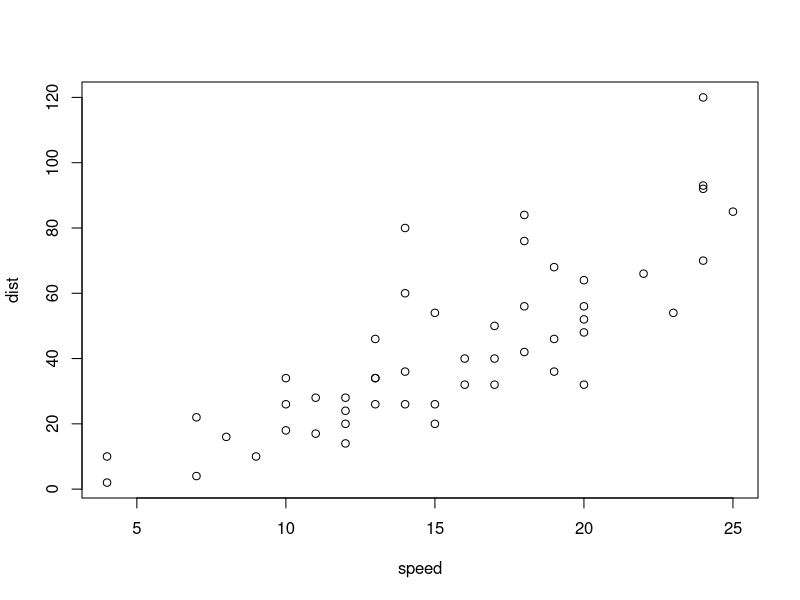
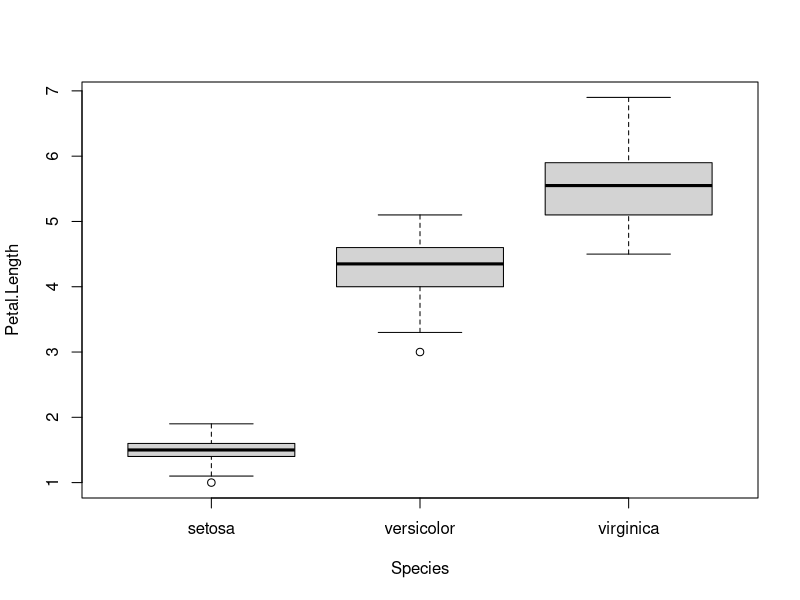
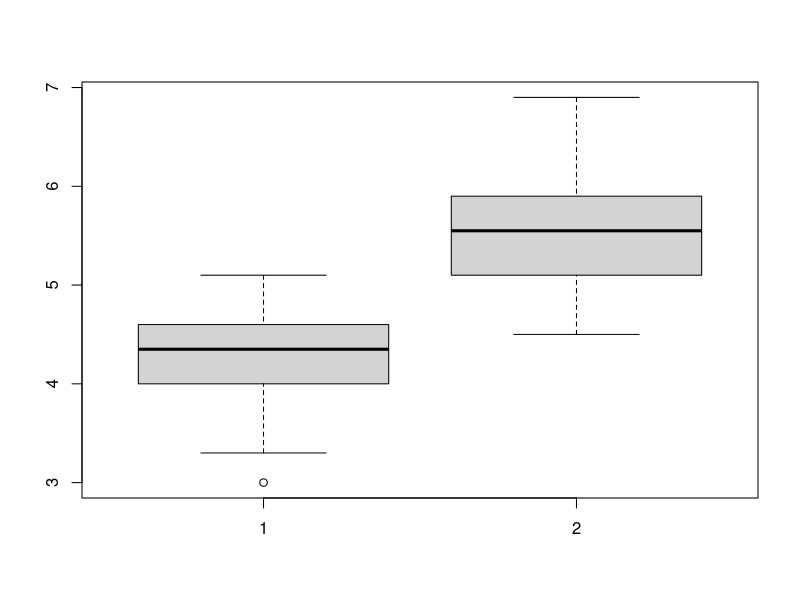
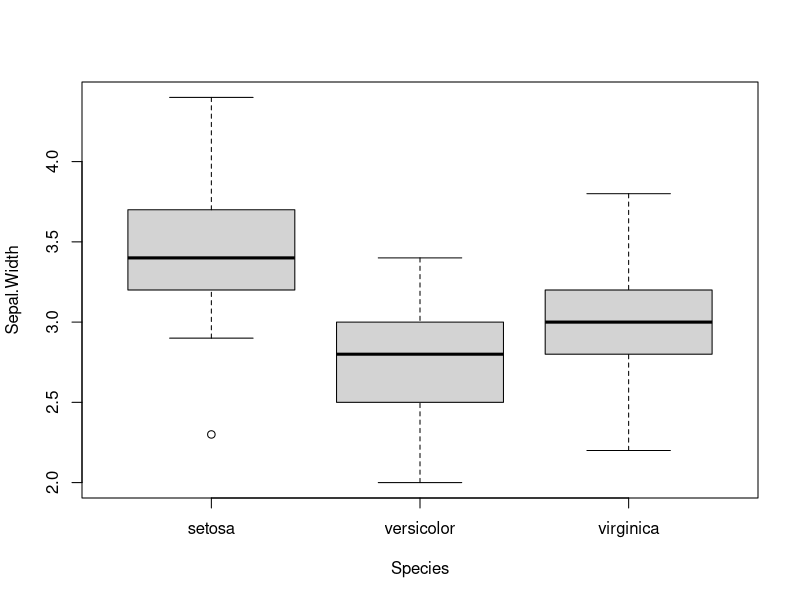
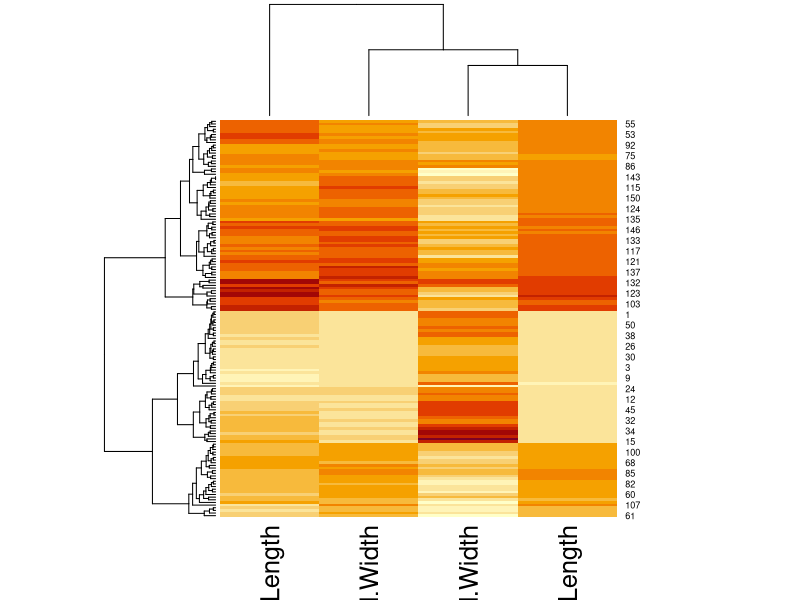
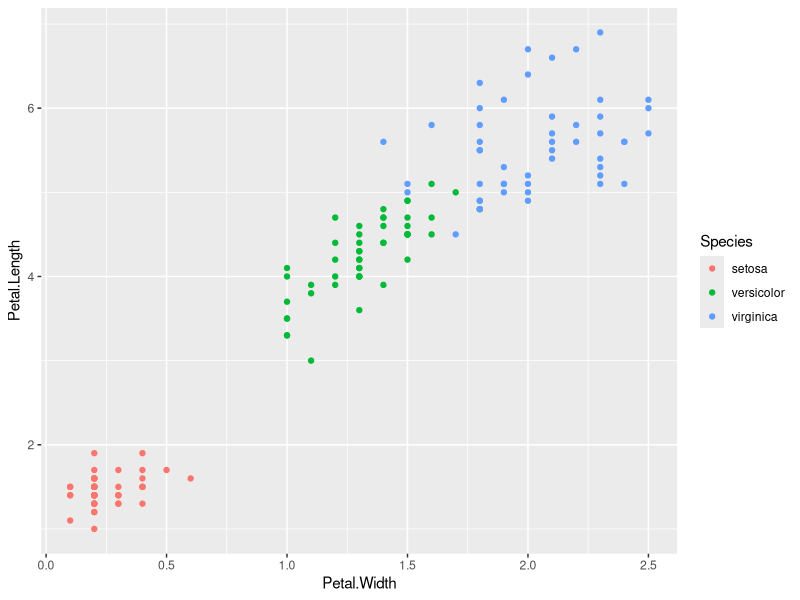
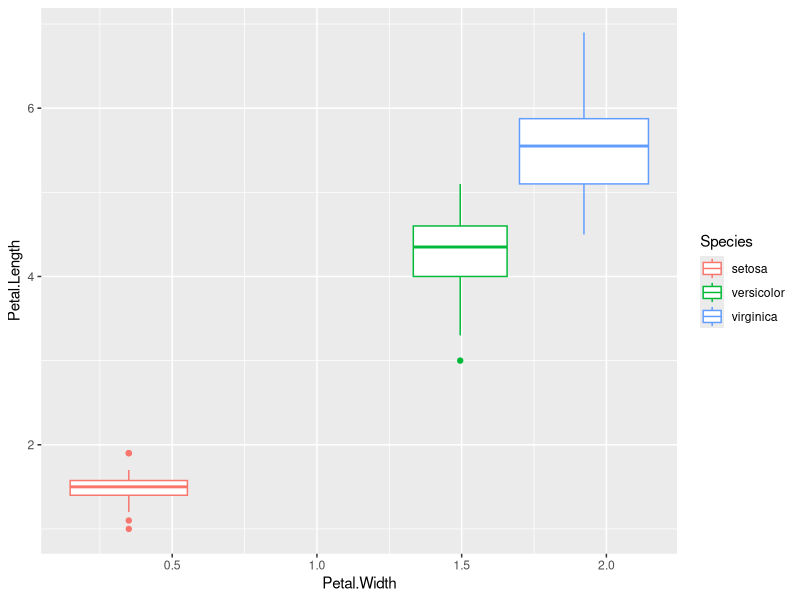
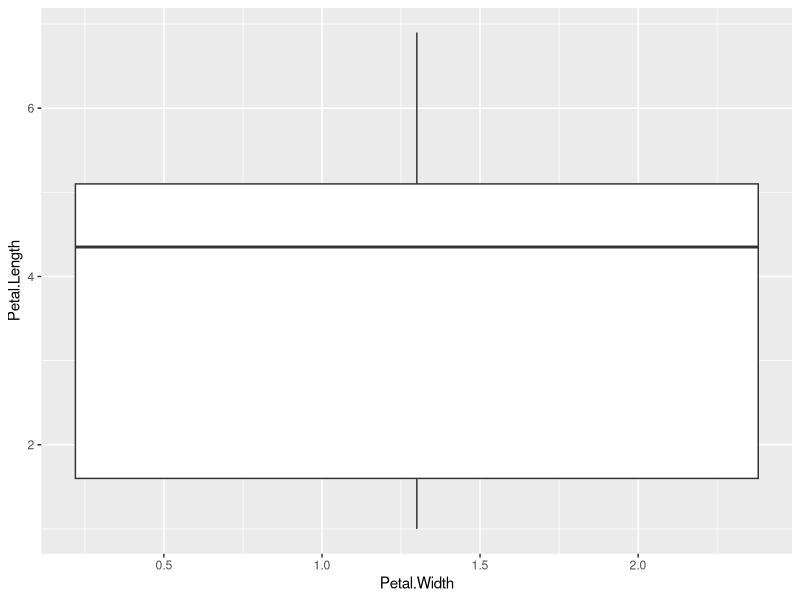

The R script that drew these images, in order:
## ---- chunk 1
plot(cars)
## ---- chunk 2
attach(iris)
boxplot(Petal.Length ~ Species)
## ---- chunk 3
attach(iris)
x= Petal.Length[51:100]
y = Petal.Length[101:150]
boxplot(x,y)
print(t.test(x,y))
## ---- chunk 4
attach(iris)
boxplot(Sepal.Width ~ Species)
print(t.test(Sepal.Width[51:100], Sepal.Width[101:150]))
## ---- chunk 5
attach(iris)
x <- as.matrix(iris[,1:4])
heatmap(x, scale ="column")
## ---- chunk 6
library(ggplot2)
attach(iris)
ggplot(iris, aes(x=Petal.Width, y = Petal.Length, color=Species)) + geom_point()
ggplot(iris, aes(x=Petal.Width, y = Petal.Length, color=Species)) + geom_boxplot()
ggplot(iris, aes(x=Petal.Width, y = Petal.Length)) + geom_boxplot()

ggplot(iris, aes(x=Species, y = Petal.Length)) + geom_boxplot()
ggplot(iris, aes(fill=Species, x = Petal.Length)) + geom_density(alpha=0.3)
ggplot(iris, aes(fill=Species, x = Petal.Width)) + geom_density(alpha=0.3)
